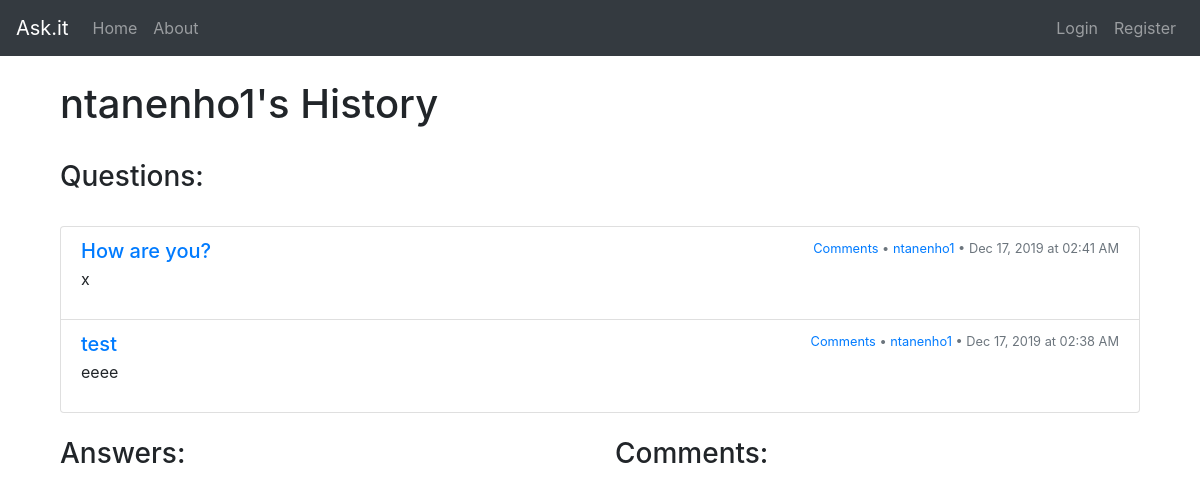
The app's page /user/ntanenho1 with its own data.
### flask_app/models.py (models this page shows, shortened)
class User(db.Model, UserMixin):
    id = db.Column(db.Integer, primary_key=True)
    username = db.Column(db.String(30), unique=True, nullable=False)
    email = db.Column(db.String(120), unique=True, nullable=False)
    password = db.Column(db.String(60), nullable=False)
    confirmed = db.Column(db.Boolean, nullable=False, default=False)
    otp_secret = db.Column(db.String(16), nullable=False)
    questions = db.relationship("Question", backref="author", lazy=True)
    answers = db.relationship("Answer", backref="author", lazy=True)
    comments = db.relationship("Comment", backref="author", lazy=True)

class Question(db.Model):
    id = db.Column(db.Integer, primary_key=True)
    question = db.Column(db.Text, nullable=False)
    details = db.Column(db.Text, nullable=False)
    date = db.Column(db.DateTime, nullable=False, default=datetime.now)
    user_id = db.Column(db.Integer, db.ForeignKey("user.id"), nullable=False)
    answers = db.relationship("Answer", backref="question", lazy=True)
    def __repr__(self):
        return "Question: '%s'" % self.question

### flask_app/main/routes.py (the view)
@main.route("/user/<username>")
def user_detail(username):
    user = User.query.filter_by(username=username).first()
    questions=user.questions[::-1]
    answers=user.answers[::-1]
    comments=user.comments[::-1]
    print(questions)
    print(answers)
    print(comments)
    return render_template(
        "user_detail.html",
        user=user,
        questions=user.questions[::-1],
        answers=user.answers[::-1],
        comments=user.comments[::-1],
    )

### flask_app/templates/user_detail.html (shortened to what this page needs)
{% extends "base.html" %}
{% block content %}
<br><div class="col-md-12">
    <h1>{{ user.username }}'s History</h1>
</div><br>
<div class="container">
    <div class="row">
        <div class="col-md-12">
            <h3>Questions:</h3>
			{% if questions %}
            <br><div class="list-group">
                {% for question in questions %}
                <div class="list-group-item">
                    <div class="d-flex w-100 justify-content-between">
                        <a href={{ url_for('questions.question_detail', question_id=question.id) }}>
                            <h5 class="mb-1">{{ question.question }}</h5>
                        </a>
                        <small class="text-muted"><a
                                href={{ url_for('questions.question_detail', question_id=question.id) }}>Comments</a>
                            • <a
                                href={{ url_for('main.user_detail', username=current_user.username) }}>{{ question.author.username }}</a>
                            • {{ question.date.strftime('%b %d, %Y at %I:%M %p') }}</small>
                    </div>
					<p>{{ question.details }}</p>
                </div>
                {% endfor %}
            </div>
			{% else %}
			<a href={{ url_for('questions.ask_question') }}>
				<h5>No questions yet... click here to ask a question!</h5>
			</a>
			{% endif %}
        </div>
	</div>
	<br>
	<div class="row">
		<div class="col-md-6">
            <h3>Answers:</h3><br>
        </div>
        <div class="col-md-6">
            <h3>Comments:</h3><br>
        </div>
    </div>
</div><br>
{% endblock %}

### records on screen
User: username "ntanenho1"
Question: question "How are you?", author.username "ntanenho1", date "Dec 17, 2019 at 02:41 AM", details "x"
Question: question "test", author.username "ntanenho1", date "Dec 17, 2019 at 02:38 AM", details "eeee"
